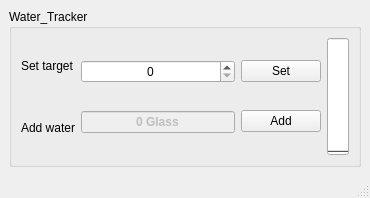
<?xml version="1.0" encoding="UTF-8"?>
<ui version="4.0">
 <class>MainWindow</class>
 <widget class="QMainWindow" name="MainWindow">
  <property name="geometry">
   <rect>
    <x>0</x>
    <y>0</y>
    <width>370</width>
    <height>198</height>
   </rect>
  </property>
  <property name="windowTitle">
   <string>MainWindow</string>
  </property>
  <widget class="QWidget" name="centralwidget">
   <layout class="QGridLayout" name="gridLayout_2">
    <item row="0" column="0">
     <widget class="QGroupBox" name="groupBox_water_tracker">
      <property name="mouseTracking">
       <bool>false</bool>
      </property>
      <property name="title">
       <string>Water_Tracker</string>
      </property>
      <property name="alignment">
       <set>Qt::AlignLeading|Qt::AlignLeft|Qt::AlignTop</set>
      </property>
      <property name="flat">
       <bool>false</bool>
      </property>
      <property name="checkable">
       <bool>false</bool>
      </property>
      <layout class="QGridLayout" name="gridLayout">
       <item row="0" column="0">
        <layout class="QHBoxLayout" name="horizontalLayout_3">
         <item>
          <layout class="QVBoxLayout" name="verticalLayout_2">
           <item>
            <widget class="QLabel" name="label_set_target">
             <property name="text">
              <string>Set target</string>
             </property>
            </widget>
           </item>
           <item>
            <widget class="QLabel" name="label_add_water">
             <property name="text">
              <string>Add water</string>
             </property>
            </widget>
           </item>
          </layout>
         </item>
         <item>
          <layout class="QVBoxLayout" name="verticalLayout_3">
           <item>
            <widget class="QSpinBox" name="spinBox_set_target">
             <property name="alignment">
              <set>Qt::AlignCenter</set>
             </property>
            </widget>
           </item>
           <item>
            <widget class="QLineEdit" name="lineEdit_count_water">
             <property name="enabled">
              <bool>false</bool>
             </property>
             <property name="maximumSize">
              <size>
               <width>16777144</width>
               <height>16777215</height>
              </size>
             </property>
             <property name="font">
              <font>
               <weight>75</weight>
               <bold>true</bold>
              </font>
             </property>
             <property name="text">
              <string>0 Glass</string>
             </property>
             <property name="maxLength">
              <number>32736</number>
             </property>
             <property name="alignment">
              <set>Qt::AlignCenter</set>
             </property>
             <property name="dragEnabled">
              <bool>false</bool>
             </property>
            </widget>
           </item>
          </layout>
         </item>
         <item>
          <layout class="QHBoxLayout" name="horizontalLayout_4">
           <item>
            <layout class="QVBoxLayout" name="verticalLayout_4">
             <item>
              <widget class="QPushButton" name="pushButton_set_target">
               <property name="text">
                <string>Set</string>
               </property>
              </widget>
             </item>
             <item>
              <widget class="QPushButton" name="pushButton_add_water">
               <property name="text">
                <string>Add</string>
               </property>
              </widget>
             </item>
            </layout>
           </item>
           <item>
            <widget class="QProgressBar" name="progressBar_level_water">
             <property name="value">
              <number>0</number>
             </property>
             <property name="orientation">
              <enum>Qt::Vertical</enum>
             </property>
            </widget>
           </item>
          </layout>
         </item>
        </layout>
       </item>
      </layout>
      <zorder></zorder>
     </widget>
    </item>
   </layout>
  </widget>
  <widget class="QMenuBar" name="menubar">
   <property name="geometry">
    <rect>
     <x>0</x>
     <y>0</y>
     <width>370</width>
     <height>27</height>
    </rect>
   </property>
  </widget>
  <widget class="QStatusBar" name="statusbar"/>
 </widget>
 <resources/>
 <connections/>
</ui>
